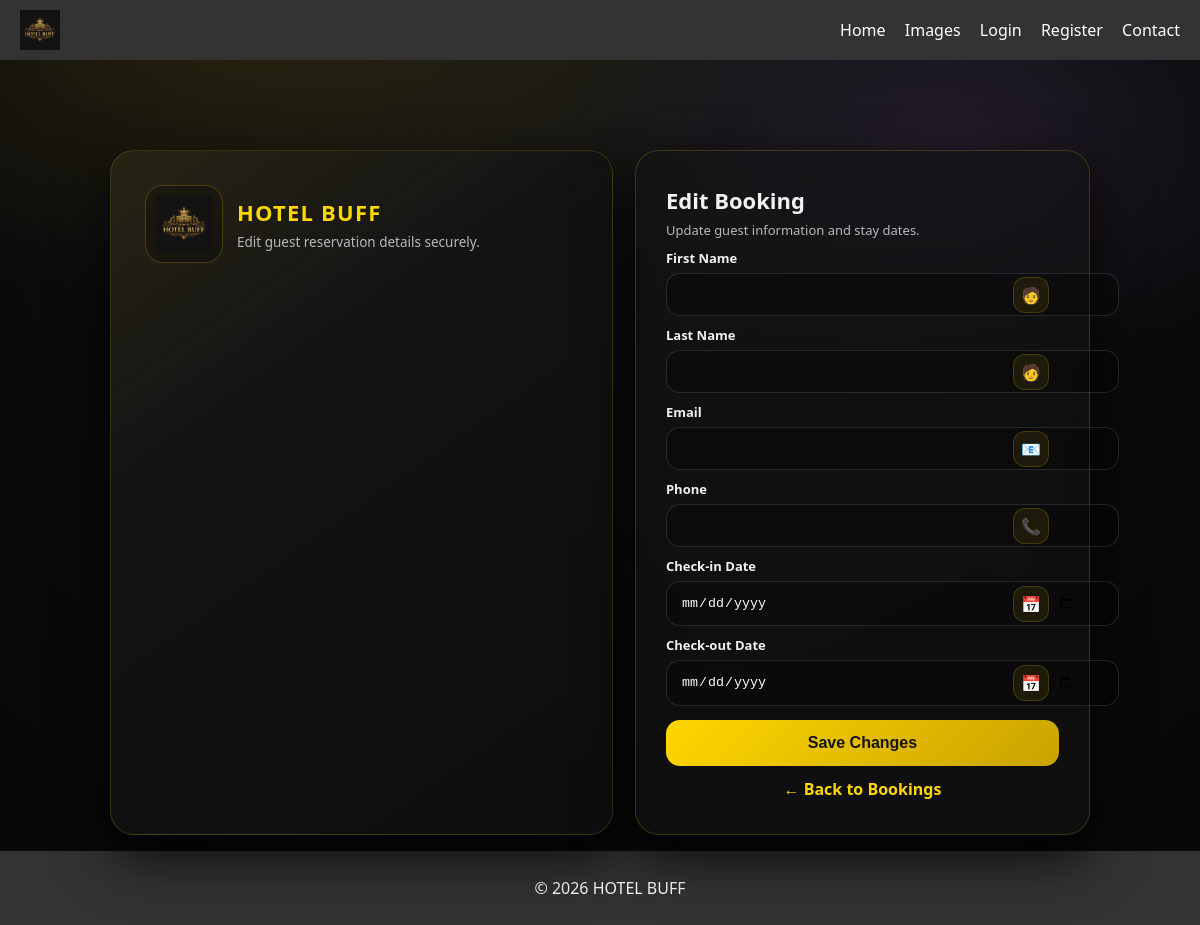
Before: /admin/edit/46 with the older database file.
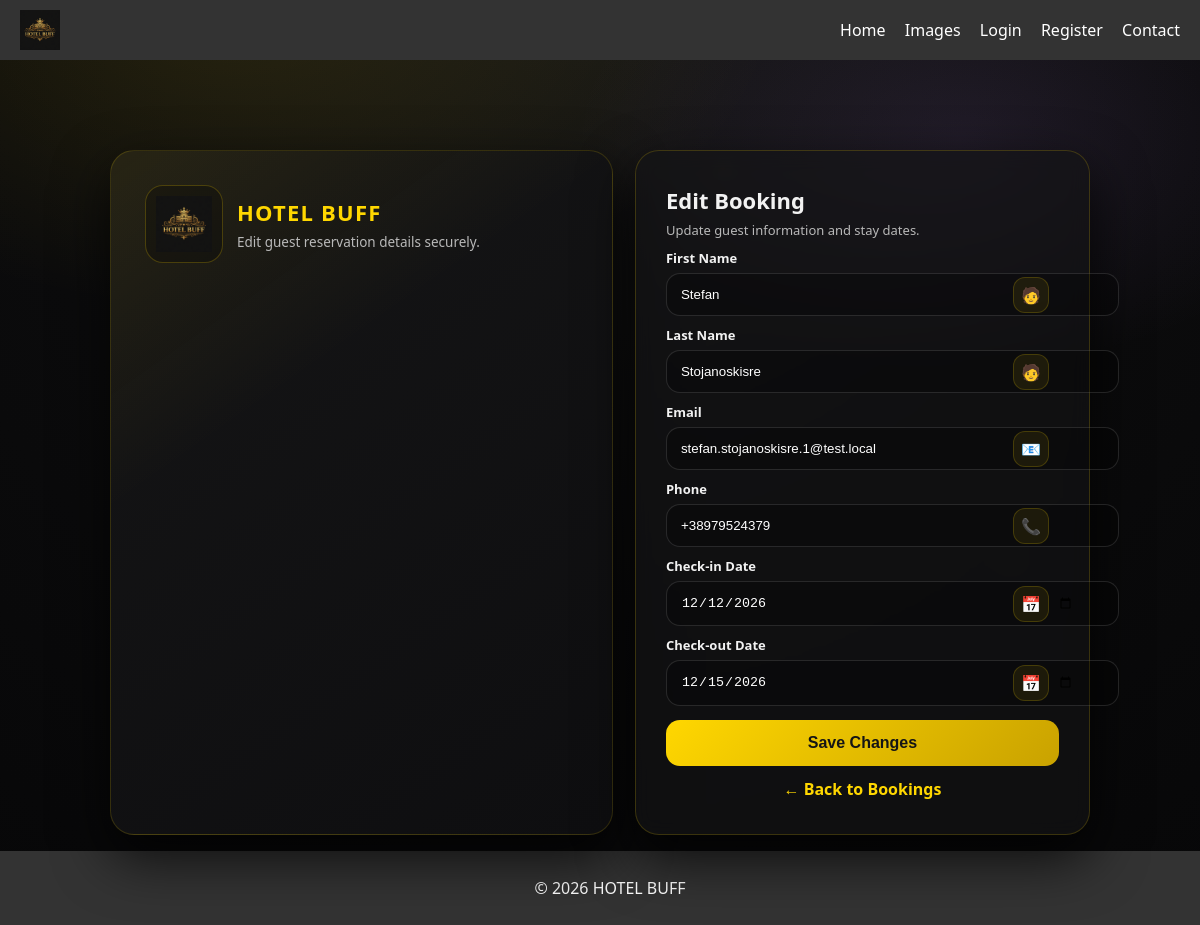
After: the same page with the newer database file.
### tables this page shows
CREATE TABLE bookings (
            id INTEGER PRIMARY KEY AUTOINCREMENT,
            first_name TEXT NOT NULL,
            last_name TEXT NOT NULL,
            email TEXT NOT NULL,
            phone TEXT NOT NULL,
            checkin_date TEXT NOT NULL,
            checkout_date TEXT NOT NULL,
            created_at TEXT NOT NULL
        );

### app.py (the view, shortened to what this page needs)
@app.route("/admin/edit/<int:booking_id>", methods=["GET", "POST"])
def edit_booking(booking_id):
    conn = get_db_connection()
    booking = conn.execute(
        "SELECT * FROM bookings WHERE id=?",
        (booking_id,)
    ).fetchone()
    conn.close()
    return render_template("edit_booking.html", booking=booking)

### database.py (called while the page is built)
def get_db_connection():
    conn = sqlite3.connect(DB_NAME, timeout=10, check_same_thread=False)
    conn.row_factory = sqlite3.Row
    return conn

### templates/edit_booking.html (shortened to what this page needs)
{% extends "base.html" %}
{% block content %}
<div class="bg-particles">
  <span class="p"></span><span class="p"></span><span class="p"></span><span class="p"></span><span class="p"></span>
</div>
<div class="wrap">
  <div class="shell">
    <section class="brand-panel">
      <div class="brand-top">
        <div class="logo-hero">
          <img src="{{ url_for('static', filename='images/logo.png') }}" alt="HOTEL BUFF">
        </div>
        <div class="brand-title">
          <h1>HOTEL BUFF</h1>
          <p>Edit guest reservation details securely.</p>
        </div>
      </div>
    </section>
    <section class="card">
      <div class="head">
        <h2>Edit Booking</h2>
        <p>Update guest information and stay dates.</p>
      </div>
      <form method="POST">
        <div class="field">
          <label>First Name</label>
          <div class="control">
            <input type="text" name="first_name" value="{{ booking.first_name }}" required>
            <div class="icon">🧑</div>
          </div>
        </div>
        <div class="field">
          <label>Last Name</label>
          <div class="control">
            <input type="text" name="last_name" value="{{ booking.last_name }}" required>
            <div class="icon">🧑</div>
          </div>
        </div>
        <div class="field">
          <label>Email</label>
          <div class="control">
            <input type="email" name="email" value="{{ booking.email }}" required>
            <div class="icon">📧</div>
          </div>
        </div>
        <div class="field">
          <label>Phone</label>
          <div class="control">
            <input type="text" name="phone" value="{{ booking.phone }}" required>
            <div class="icon">📞</div>
          </div>
        </div>
        <div class="field">
          <label>Check-in Date</label>
          <div class="control">
            <input type="date" name="checkin_date" value="{{ booking.checkin_date }}" required>
            <div class="icon">📅</div>
          </div>
        </div>
        <div class="field">
          <label>Check-out Date</label>
          <div class="control">
            <input type="date" name="checkout_date" value="{{ booking.checkout_date }}" required>
            <div class="icon">📅</div>
          </div>
        </div>
        <button class="btn" type="submit">Save Changes</button>
        <div class="link">
          <a href="{{ url_for('admin_bookings') }}">← Back to Bookings</a>
        </div>
      </form>
    </section>
  </div>
</div>
{% endblock %}

Changed rows visible on the page:
added bookings: first_name "Stefan", last_name "Stojanoskisre", email "stefan.stojanoskisre.1@test.local", phone "+38979524379", checkin_date "12/12/2026", checkout_date "12/15/2026"
